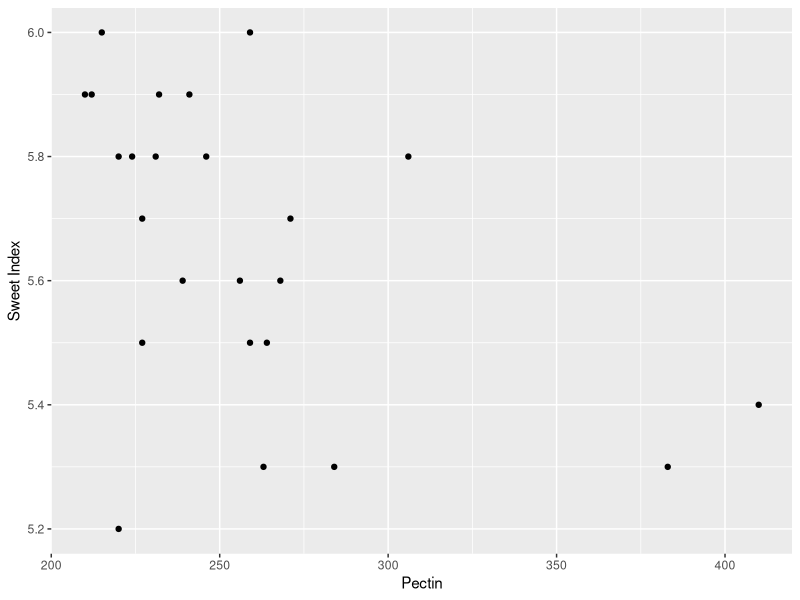
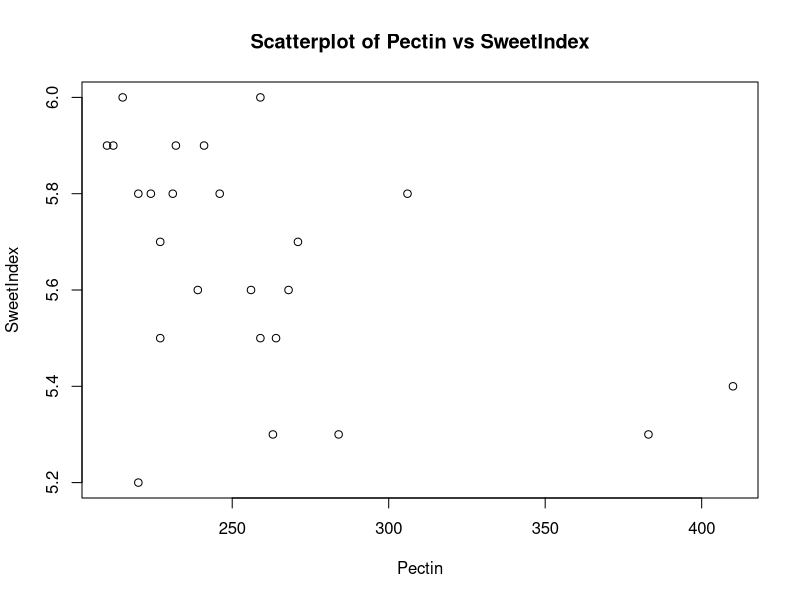
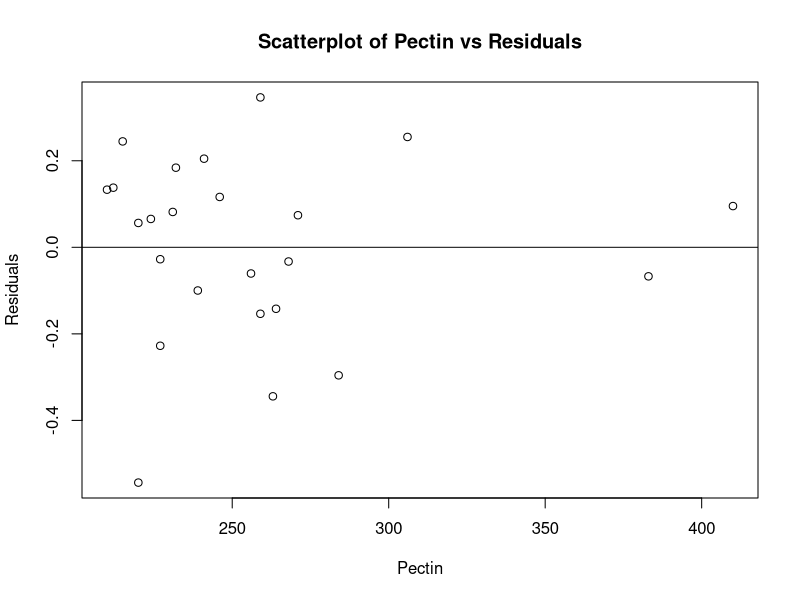
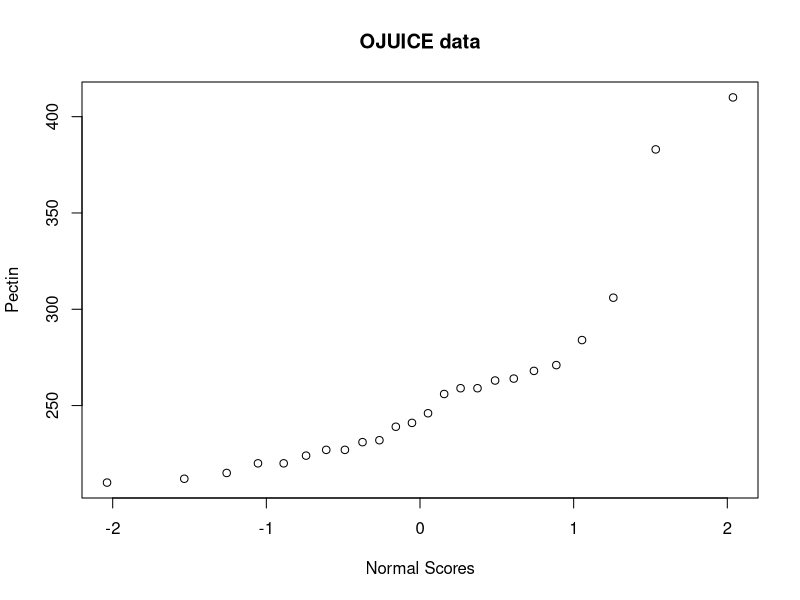
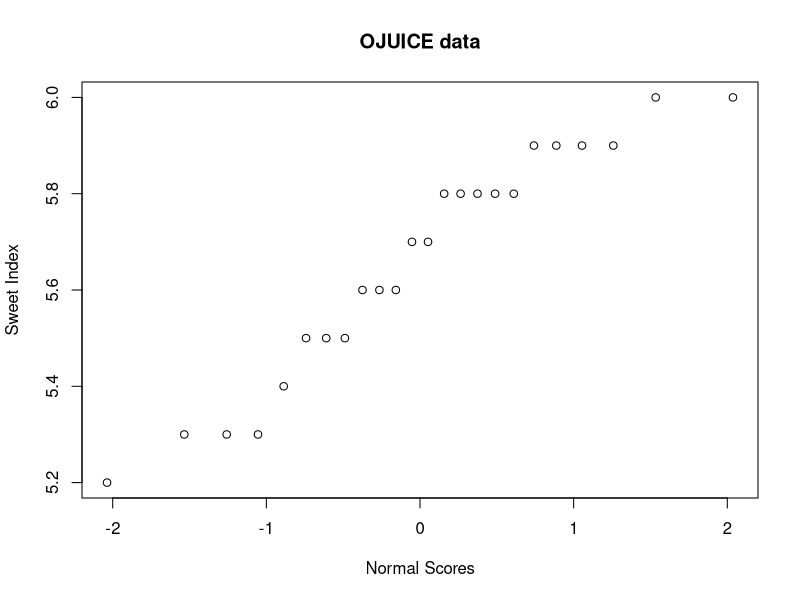
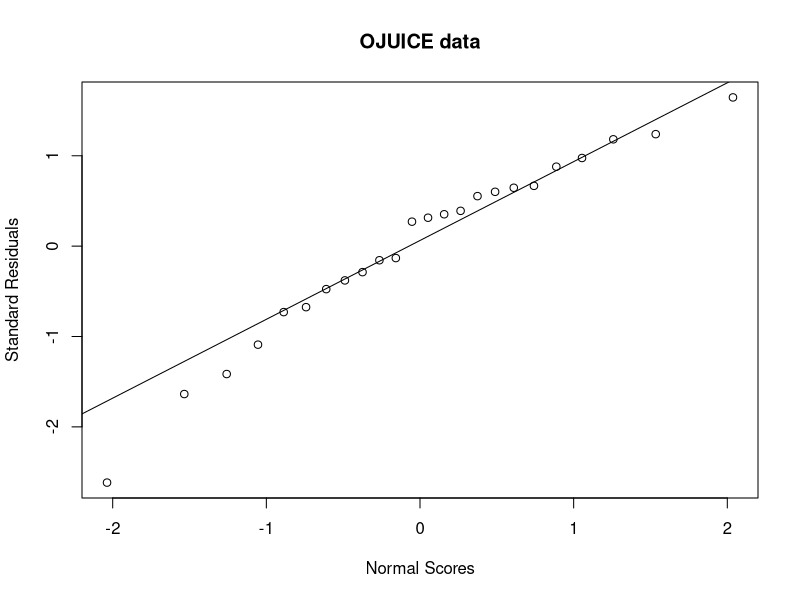

Source code (R) for these figures, in order:
library("plyr")
library("tidyverse")
library("gmodels")

ojuice <- read_csv("OJUICE.csv")
x <- ojuice$Pectin
y <- ojuice$SweetIndex
df <- data.frame(x,y)


pl <- ggplot(ojuice, aes(x,y)) + geom_point()
pl + xlab("Pectin") + ylab("Sweet Index")

attach(ojuice)
plot(Pectin,SweetIndex,main="Scatterplot of Pectin vs SweetIndex")

ojuice_lm <-lm(SweetIndex~Pectin,data=ojuice)
summary(ojuice_lm)
anova(ojuice_lm)

Residuals <- resid(ojuice_lm)
sum_residuals=sum(Residuals)
sum_residuals

plot(Pectin, Residuals, main="Scatterplot of Pectin vs Residuals")
abline(0,0)

StandardResiduals = rstandard(ojuice_lm)
qqnorm(ojuice$Pectin,ylab="Pectin", xlab="Normal Scores",main="OJUICE data")

qqnorm(ojuice$SweetIndex,ylab="Sweet Index", xlab="Normal Scores",main="OJUICE data")

qqnorm(StandardResiduals,ylab="Standard Residuals", xlab="Normal Scores",main="OJUICE data")
qqline(StandardResiduals)

x_avg = ave(ojuice$Pectin)
y_avg = ave(ojuice$SweetIndex)
SSxy = sum((x-x_avg)*(y-y_avg))
SSxx = sum((x-x_avg)^2)
b1 = SSxy/SSxx
b0 = y_avg[1] - b1*x_avg[1]
